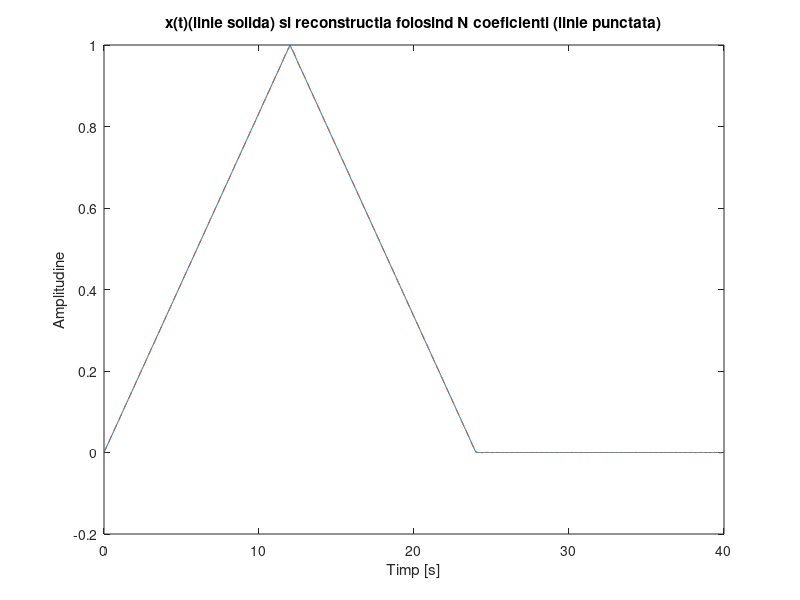
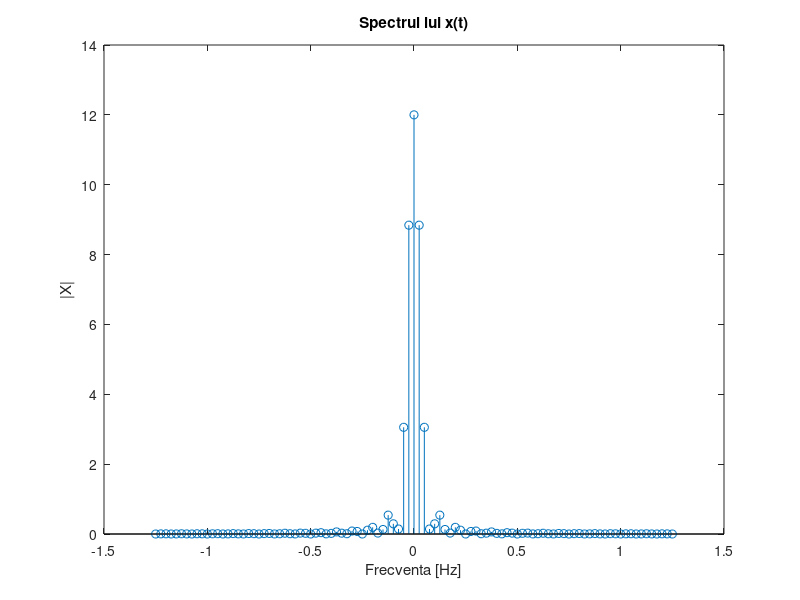

These charts were generated, in order, by the following MATLAB code:

P=40; %perioada
D=24; %durata
N=50; %numarul de coeficienti
F=1/P; %frecventa
w0=2*pi/P; %pulsatia
t_tr=0:0.02:D; %timpul pe care se calculeaza integrala
x_tr= sawtooth((pi/12)*t_tr,0.5)/2+0.5; 
t = 0:0.02:P; 
x = zeros(1,length(t)); 
x(t<=D)=x_tr; 
t_patru_perioade=0:0.02:4*P-0.02; %vectorul timp pentru reprezentarea a 4 perioade
x_patru_perioade=repmat(x,1,4); %vectorul x se reprezinta pe 4 perioade
figure(1);
plot(t,x); 
title('x(t)(linie solida) si reconstructia folosind N coeficienti (linie punctata)');
hold on;


for k=-50:50
    x_t = x_tr;
    x_t = x_t .* exp(-j*k*w0*t_tr); %vectorul inmultit cu termenul corespunzator
    X(k+51)=0; 
    for i = 1: length(t_tr)-1
        X(k+51) = X(k+51) + (t_tr(i+1)-t_tr(i))* (x_t(i)+x_t(i+1))/2; 
    end
end
x_refacut(1:length(t))=0; %initializam semnalul reconstruit cu N puncte
    


for i = 1: length(t) %reconstruim x(t) folosind N coeficienti
    for k=-50:50
        x_refacut(i) = x_refacut(i) + (1/P)*X(k+51)*exp(j*k*w0*t(i)); 
    end
end

plot(t,x_refacut,'--'); 
xlabel('Timp [s]');
ylabel('Amplitudine');

f=-N*F:F:N*F;
figure(2);
w=-50*w0:w0:50*w0; 
stem(w/(2*pi),abs(X)); 
title('Spectrul lui x(t)');
xlabel('Frecventa [Hz]');
ylabel('|X|');

% orice semnal periodic se poate aproxima printr-o suma infinita de sin si
% cos de diferite frecvente,fiecare avand un anumit coeficient.Coeficientii reprezinta spectrul
% Semnalul reconstruit folosind un numar finit de termeni se apropie ca
% forma de semnalul original cu o anumita marja de eroare,care poate fi mai
% mica daca numarul de coeficienti creste.

